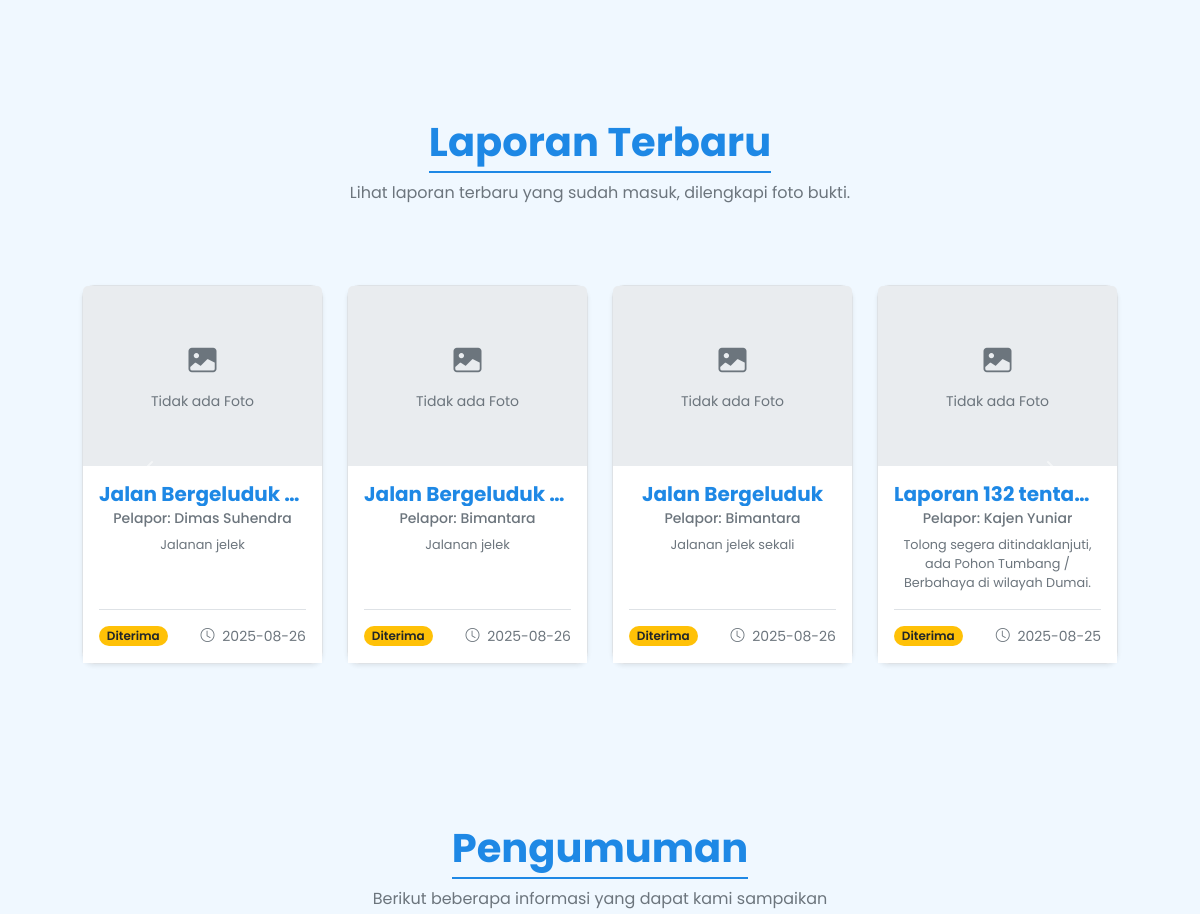
/home (middle part), run on an earlier commit of the app's database.
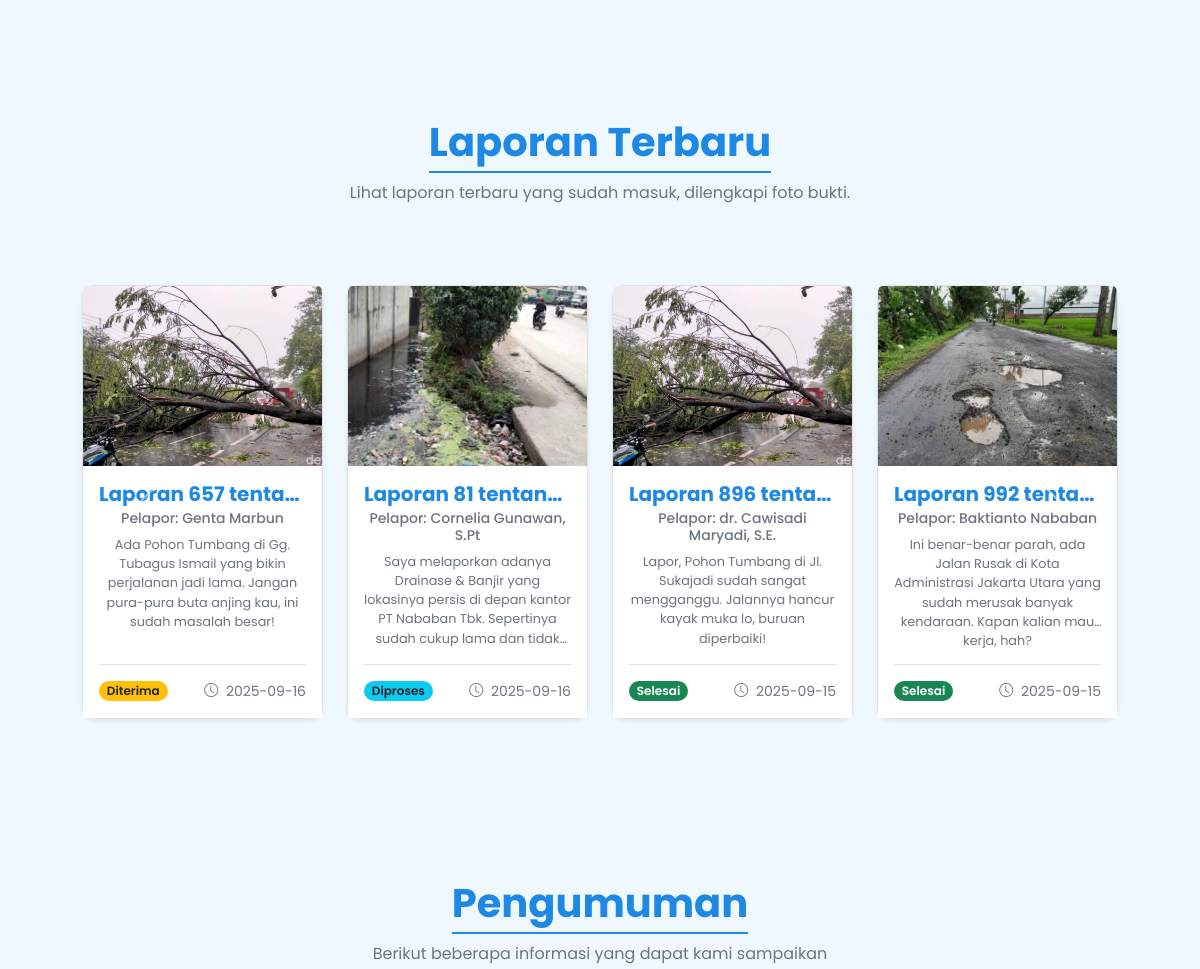
And on a later commit of the database.
### tables this page shows
CREATE TABLE laporan (
    id INTEGER PRIMARY KEY AUTOINCREMENT,
    nomor_laporan TEXT NOT NULL UNIQUE,
    nama_pelapor TEXT NOT NULL,
    no_whatsapp TEXT,
    judul TEXT NOT NULL,
    deskripsi TEXT NOT NULL,
    -- PERUBAHAN UTAMA: Menggunakan Foreign Key ke tabel kategori
    kategori_id INTEGER NOT NULL,
    kecamatan TEXT,
    kelurahan TEXT,
    foto TEXT,
    foto_selesai TEXT,
    dinas_penugas TEXT,
    pengumuman_publik TEXT,
    latitude REAL NOT NULL,
    longitude REAL NOT NULL,
    status TEXT NOT NULL DEFAULT 'Diterima',
    support_count INTEGER DEFAULT 0,
    timestamp DATETIME DEFAULT CURRENT_TIMESTAMP,
    -- Mendefinisikan hubungan antar tabel
    FOREIGN KEY (kategori_id) REFERENCES kategori (id)
);

### app.py (the view)
@app.route('/home')
def home():
    laporan_page = request.args.get('laporan_page', 1, type=int)
    laporan_per_page = 30
    laporan_offset = (laporan_page - 1) * laporan_per_page
    pengumuman_page = request.args.get('pengumuman_page', 1, type=int)
    pengumuman_per_page = 5
    pengumuman_offset = (pengumuman_page - 1) * pengumuman_per_page
    conn = get_db_connection()
    query_all = """
        SELECT l.id, l.judul, k.nama_kategori, l.status, l.latitude, l.longitude, l.support_count
        FROM laporan l JOIN kategori k ON l.kategori_id = k.id
    """
    query_paginated = """
        SELECT l.*, k.nama_kategori
        FROM laporan l JOIN kategori k ON l.kategori_id = k.id
        ORDER BY l.timestamp DESC LIMIT ? OFFSET ?
    """
    all_laporan_rows = conn.execute(query_all).fetchall()
    paginated_laporan_rows = conn.execute(query_paginated, (laporan_per_page, laporan_offset)).fetchall()
    total_laporan = conn.execute('SELECT COUNT(id) FROM laporan').fetchone()[0]
    paginated_pengumuman_rows = conn.execute(
        "SELECT id, judul, pengumuman_publik, timestamp FROM laporan WHERE pengumuman_publik IS NOT NULL AND pengumuman_publik != '' AND status != 'Selesai' ORDER BY timestamp DESC LIMIT ? OFFSET ?",
        (pengumuman_per_page, pengumuman_offset)
    ).fetchall()
    total_pengumuman = conn.execute("SELECT COUNT(id) FROM laporan WHERE pengumuman_publik IS NOT NULL AND pengumuman_publik != '' AND status != 'Selesai'").fetchone()[0]
    conn.close()
    all_laporan_list = [dict(row) for row in all_laporan_rows]
    paginated_laporan_list = [dict(row) for row in paginated_laporan_rows]
    paginated_pengumuman_list = [dict(row) for row in paginated_pengumuman_rows]
    total_laporan_pages = math.ceil(total_laporan / laporan_per_page)
    total_pengumuman_pages = math.ceil(total_pengumuman / pengumuman_per_page)
    return render_template(
        'home.html',
        all_laporan_list=all_laporan_list,
        paginated_laporan_list=paginated_laporan_list,
        paginated_pengumuman_list=paginated_pengumuman_list,
        laporan_pagination={'page': laporan_page, 'total_pages': total_laporan_pages},
        pengumuman_pagination={'page': pengumuman_page, 'total_pages': total_pengumuman_pages}
    )

### app.py (called while the page is built)
def get_db_connection():
    conn = sqlite3.connect(DATABASE, detect_types=sqlite3.PARSE_DECLTYPES | sqlite3.PARSE_COLNAMES)
    conn.row_factory = sqlite3.Row
    return conn

### templates/home.html (shortened to what the changed rows need)
{% extends "layout.html" %} {% block title %}Dashboard Publik Lapor!{% endblock %} {% block content %}
<div class="section" id="laporanTerbaru">
     <div class="container-md text-center">
          <div class="row p-3 p-md-4 justify-content-around align-items-center">
               <div class="col-12">
                    <div id="laporanCarousel" class="carousel slide bg-transparent" data-bs-ride="carousel">
                         <div class="carousel-inner p-1 p-md-3" role="listbox">
                              {% set chunk_size = 4 %} {% set chunks = (paginated_laporan_list | batch(chunk_size)) %} {% for chunk in chunks %}
                              <div class="carousel-item {% if loop.first %}active{% endif %}">
                                   <div class="row g-4">
                                        {% for laporan in chunk %}
                                        <div class="col-12 col-sm-6 col-lg-3">
                                             <a href="{{ url_for('detail_laporan', laporan_id=laporan.id) }}" class="card laporan-card shadow-sm h-100 text-decoration-none transition-hover">
                                                  {% if laporan.foto %}
                                                  <img src="{{ url_for('static', filename='uploads/' + laporan.foto) }}" class="card-img-top object-fit-cover" alt="{{ laporan.judul }}" style="height: 180px" />
                                                  {% else %}
                                                  <div class="card-img-top d-flex flex-column align-items-center justify-content-center text-muted p-4" style="height: 180px; background-color: #e9ecef">
                                                       <i class="bi bi-image-fill fs-3 mb-2" style="color: var(--sub-text)"></i>
                                                       <small style="color: var(--sub-text)">Tidak ada Foto</small>
                                                  </div>
                                                  {% endif %}
                                                  <div class="card-body d-flex flex-column">
                                                       <h5 class="card-title fw-bold text-truncate text-dark">{{ laporan.judul }}</h5>
                                                       <h6 class="card-subtitle mb-2 text-muted small">Pelapor: {{ laporan.nama_pelapor }}</h6>
                                                       <p class="card-text text-sm flex-grow-1 text-muted text-truncate-3">{{ laporan.deskripsi }}</p>
                                                       <div class="d-flex justify-content-between align-items-center mt-auto pt-3 border-top" style="border-color: #dee2e6 !important">
                                                            <span
                                                                 class="badge {% if laporan.status == 'Diterima' %}bg-warning text-dark{% elif laporan.status == 'Diproses' %}bg-info text-dark{% elif laporan.status == 'Selesai' %}bg-success{% else %}bg-secondary{% endif %} rounded-pill fw-semibold"
                                                            >
                                                                 {{ laporan.status }}
                                                            </span>
                                                            <small class="text-muted"><i class="bi bi-clock me-1"></i> {{ laporan.timestamp.split(' ')[0] }}</small>
                                                       </div>
                                                  </div>
                                             </a>
                                        </div>
                                        {% endfor %}
                                   </div>
                              </div>
                              {% endfor %}
                         </div>
                    </div>
               </div>
          </div>
     </div>
</div>
                              {% set chunk_size = 4 %} {% set chunks = (paginated_pengumuman_list | batch(chunk_size)) %}
{% endblock %}

What changed in the data, as far as the page shows it:
no longer on this page (row edited): laporan: shows "Tidak ada Foto", judul "Jalan Bergeluduk…", nama_pelapor "Dimas Suhendra", deskripsi "Jalanan jelek", status "Diterima", timestamp "2025-08-26"
no longer on this page (row edited): laporan: shows "Tidak ada Foto", judul "Jalan Bergeluduk…", nama_pelapor "Bimantara", deskripsi "Jalanan jelek", status "Diterima", timestamp "2025-08-26"
no longer on this page (row edited): laporan: shows "Tidak ada Foto", judul "Jalan Bergeluduk", nama_pelapor "Bimantara", deskripsi "Jalanan jelek sekali", status "Diterima", timestamp "2025-08-26"
no longer on this page (row edited): laporan: shows "Tidak ada Foto", judul "Laporan 132 tenta…", nama_pelapor "Kajen Yuniar", deskripsi "Tolong segera ditindaklanjuti, ada Pohon Tumbang / Berbahaya di wilayah Dumai.", status "Diterima", timestamp "2025-08-25"
added laporan: foto (picture), judul "Laporan 657 tenta…", nama_pelapor "Genta Marbun", deskripsi "Ada Pohon Tumbang di Gg. Tubagus Ismail yang bikin perjalanan jadi lama. Jangan pura-pura buta anjing kau, ini sudah masalah besar!", status "Diterima", timestamp "2025-09-16"
now on this page (row edited): laporan: foto (picture), judul "Laporan 81 tentan…", nama_pelapor "Cornelia Gunawan, S.Pt", deskripsi "Saya melaporkan adanya Drainase & Banjir yang lokasinya persis di depan kantor PT Nababan Tbk. Sepertinya sudah cukup lama dan…", status "Diproses", timestamp "2025-09-16"
added laporan: foto (picture), judul "Laporan 896 tenta…", nama_pelapor "dr. Cawisadi Maryadi, S.E.", deskripsi "Lapor, Pohon Tumbang di Jl. Sukajadi sudah sangat mengganggu. Jalannya hancur kayak muka lo, buruan diperbaiki!", status "Selesai", timestamp "2025-09-15"
added laporan: foto (picture), judul "Laporan 992 tenta…", nama_pelapor "Baktianto Nababan", deskripsi "Ini benar-benar parah, ada Jalan Rusak di Kota Administrasi Jakarta Utara yang sudah merusak banyak kendaraan. Kapan kalian mau kerja, hah?", status "Selesai", timestamp "2025-09-15"
